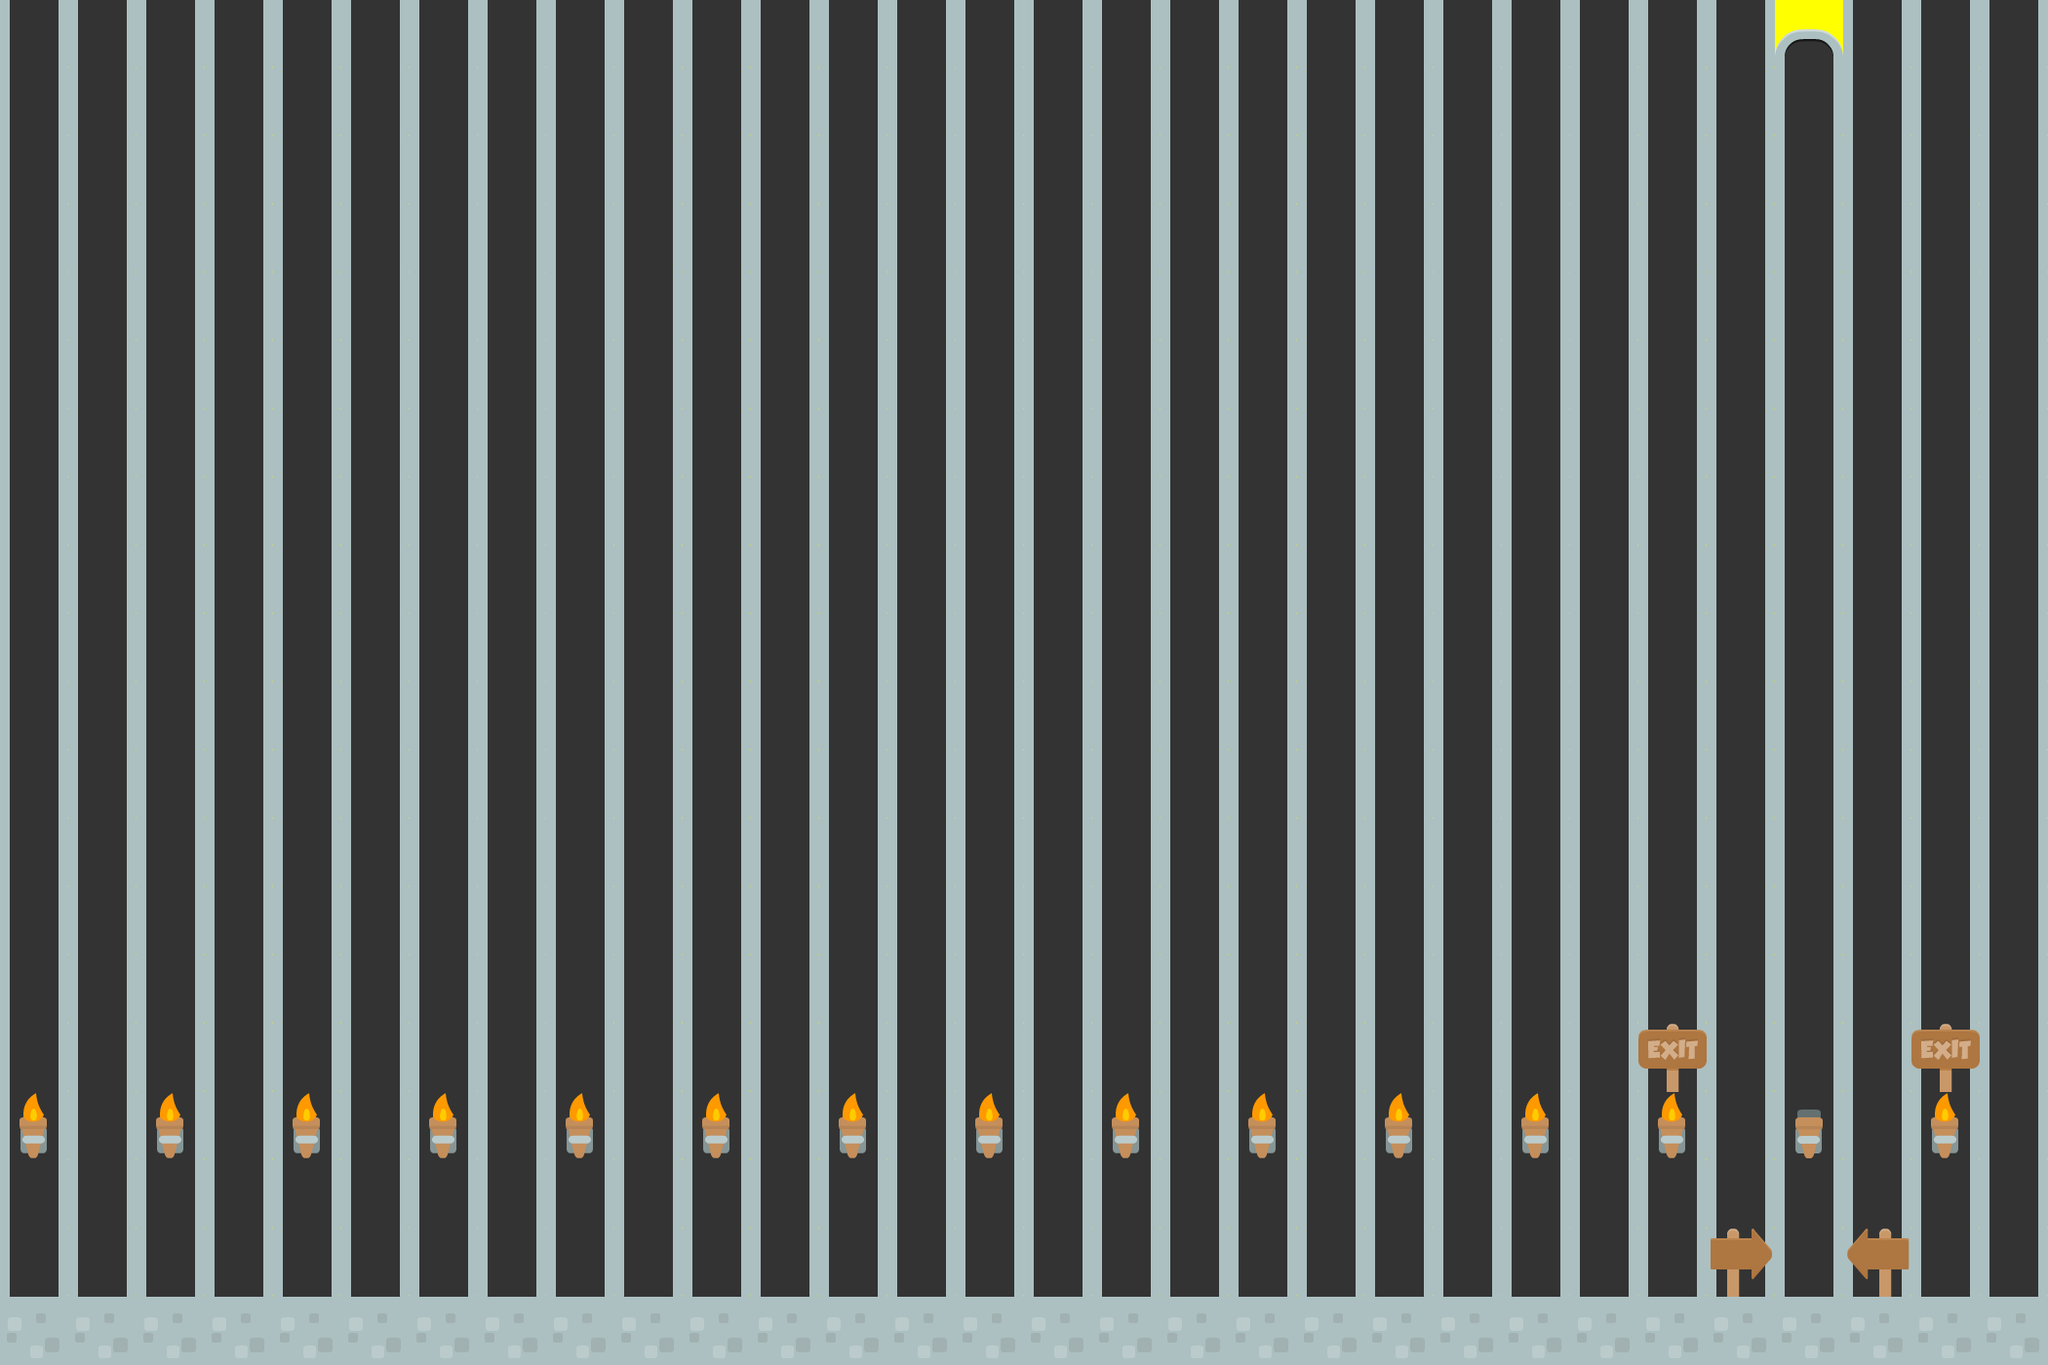

This is a level from a 2D game, rendered from its Tiled map with the project's own tilesets. A one-line summary and the map file follow, with tile-layer data summarised:
An orthogonal 30x20 tile map with 70x70 px tiles, 3 tile layers (collision, background, backbackground), 2 tilesets and 23 objects (16x Coin, 5x BadGuy, levelTrigger, BadGUy).

<map version="1.0" orientation="orthogonal" renderorder="right-down" width="30" height="20" tilewidth="70" tileheight="70" backgroundcolor="#ffff00">
 <tileset firstgid="1" name="background-tiles" tilewidth="70" tileheight="70">
  <image source="../img/background-tiles.png" width="910" height="910" />
 </tileset>
 <tileset firstgid="170" name="meta-tiles" tilewidth="70" tileheight="70">
  <image source="../img/meta-tiles.png" width="350" height="70" />
  <tile id="4">
   <properties>
    <property name="type" value="solid" />
   </properties>
  </tile>
 </tileset>
 <layer name="collision" width="30" height="20">
  <data>[600 cells, 30 non-empty, 1 distinct tile ids]</data>
 </layer>
 <layer name="background" width="30" height="20">
  <data>[600 cells, 600 non-empty, 3 distinct tile ids]</data>
 </layer>
 <layer name="backbackground" width="30" height="20">
  <data>[600 cells, 19 non-empty, 5 distinct tile ids]</data>
 </layer>
 <objectgroup name="trigger entities">
  <object name="levelTrigger" x="1821" y="1189" width="66" height="141">
   <properties>
    <property name="level" value="SeansLevel08" />
   </properties>
  </object>
  <object name="BadGuy" x="1540" y="1260" width="204" height="72" />
  <object name="BadGUy" x="422" y="1260" width="273" height="63" />
  <object name="BadGuy" x="977" y="1254" width="279" height="78" />
 </objectgroup>
 <objectgroup name="EnemyEntities">
  <object name="BadGuy" x="212.121" y="1260.61" width="272.727" height="63.6364" />
  <object name="BadGuy" x="639.394" y="1251.52" width="339.455" height="75.8182" />
  <object name="BadGuy" x="1190" y="1257" width="279" height="75" />
 </objectgroup>
 <objectgroup name="Collectable Entities">
  <object name="Coin" x="383" y="1287" />
  <object name="Coin" x="521" y="1290" />
  <object name="Coin" x="593" y="1293" />
  <object name="Coin" x="746" y="1299" />
  <object name="Coin" x="794" y="1299" />
  <object name="Coin" x="869" y="1296" />
  <object name="Coin" x="950" y="1299" />
  <object name="Coin" x="1065" y="1293" />
  <object name="Coin" x="1167" y="1290" />
  <object name="Coin" x="1284" y="1299" />
  <object name="Coin" x="1371" y="1308" />
  <object name="Coin" x="1431" y="1290" />
  <object name="Coin" x="1512" y="1296" />
  <object name="Coin" x="1638" y="1293" />
  <object name="Coin" x="239" y="1281" />
  <object name="Coin" x="317" y="1290" />
 </objectgroup>
</map>
